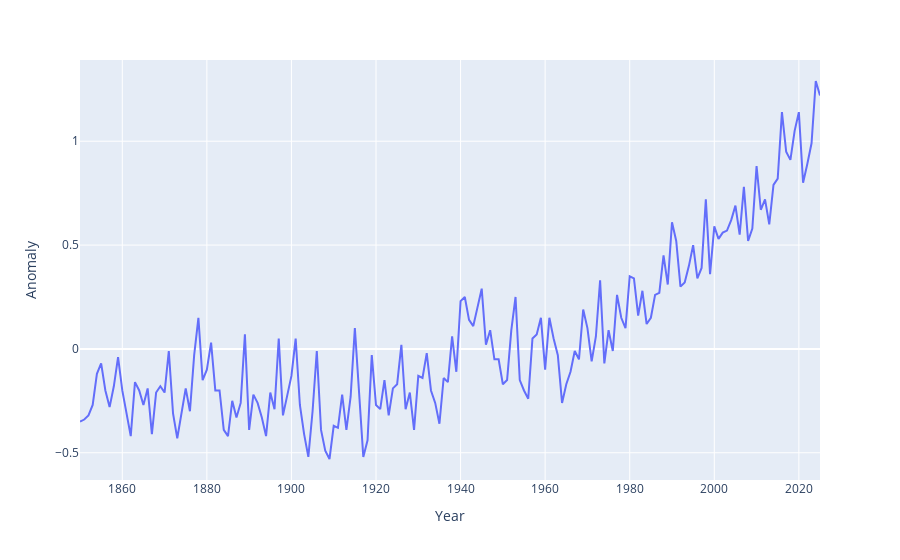

This figure's notebook cell:
### Markdown cell above
## Line Chart: Year vs Anomaly

### Code cell
import plotly.express as px
fig = px.line(df_temp_anomalies,x='Year', y='Anomaly')
fig.show()

### Figure 1 — Plotly figure (JSON) as saved in the notebook; plotly's stock layout.template omitted (floating-point values rounded to 4 significant figures; data arrays with more than 128 entries replaced by an {"elided": "..."} marker saying what was removed)
{"data": [{"hovertemplate": "Year=%{x}<br>Anomaly=%{y}<extra></extra>", "legendgroup": "", "line": {"color": "#636efa", "dash": "solid"}, "marker": {"symbol": "circle"}, "mode": "lines", "name": "", "orientation": "v", "showlegend": false, "type": "scatter", "x": {"elided": "176 int values"}, "xaxis": "x", "y": {"elided": "176 float values"}, "yaxis": "y"}], "layout": {"legend": {"tracegroupgap": 0}, "margin": {"t": 60}, "xaxis": {"anchor": "y", "domain": [0, 1], "title": {"text": "Year"}}, "yaxis": {"anchor": "x", "domain": [0, 1], "title": {"text": "Anomaly"}}}}
